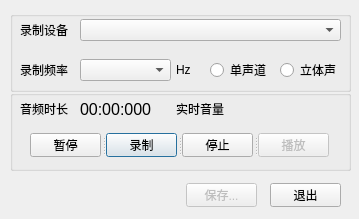
<?xml version="1.0" encoding="UTF-8"?>
<ui version="4.0">
 <class>QtAudioCaptureDlg</class>
 <widget class="QDialog" name="QtAudioCaptureDlg">
  <property name="geometry">
   <rect>
    <x>0</x>
    <y>0</y>
    <width>359</width>
    <height>219</height>
   </rect>
  </property>
  <property name="windowTitle">
   <string>录音</string>
  </property>
  <widget class="QComboBox" name="cbDeviceList">
   <property name="geometry">
    <rect>
     <x>80</x>
     <y>19</y>
     <width>261</width>
     <height>22</height>
    </rect>
   </property>
   <property name="font">
    <font/>
   </property>
  </widget>
  <widget class="QLabel" name="label">
   <property name="geometry">
    <rect>
     <x>20</x>
     <y>20</y>
     <width>60</width>
     <height>20</height>
    </rect>
   </property>
   <property name="font">
    <font/>
   </property>
   <property name="text">
    <string>录制设备</string>
   </property>
  </widget>
  <widget class="QLabel" name="label_3">
   <property name="geometry">
    <rect>
     <x>20</x>
     <y>60</y>
     <width>61</width>
     <height>20</height>
    </rect>
   </property>
   <property name="font">
    <font/>
   </property>
   <property name="text">
    <string>录制频率</string>
   </property>
  </widget>
  <widget class="QComboBox" name="cbRate">
   <property name="geometry">
    <rect>
     <x>80</x>
     <y>59</y>
     <width>91</width>
     <height>22</height>
    </rect>
   </property>
   <property name="font">
    <font/>
   </property>
  </widget>
  <widget class="QtVolumnBar" name="wgVolumn" native="true">
   <property name="geometry">
    <rect>
     <x>232</x>
     <y>102</y>
     <width>101</width>
     <height>16</height>
    </rect>
   </property>
   <property name="font">
    <font/>
   </property>
  </widget>
  <widget class="QLabel" name="lbClock">
   <property name="geometry">
    <rect>
     <x>20</x>
     <y>97</y>
     <width>51</width>
     <height>24</height>
    </rect>
   </property>
   <property name="font">
    <font/>
   </property>
   <property name="text">
    <string>音频时长</string>
   </property>
  </widget>
  <widget class="QLabel" name="label_5">
   <property name="geometry">
    <rect>
     <x>176</x>
     <y>60</y>
     <width>21</width>
     <height>20</height>
    </rect>
   </property>
   <property name="font">
    <font/>
   </property>
   <property name="text">
    <string>Hz</string>
   </property>
  </widget>
  <widget class="QLabel" name="lbTime">
   <property name="enabled">
    <bool>true</bool>
   </property>
   <property name="geometry">
    <rect>
     <x>80</x>
     <y>97</y>
     <width>81</width>
     <height>24</height>
    </rect>
   </property>
   <property name="font">
    <font>
     <pointsize>12</pointsize>
     <bold>false</bold>
    </font>
   </property>
   <property name="text">
    <string>00:00:000</string>
   </property>
  </widget>
  <widget class="QRadioButton" name="rbMono">
   <property name="geometry">
    <rect>
     <x>210</x>
     <y>60</y>
     <width>61</width>
     <height>20</height>
    </rect>
   </property>
   <property name="font">
    <font/>
   </property>
   <property name="text">
    <string>单声道</string>
   </property>
  </widget>
  <widget class="QRadioButton" name="rbStereo">
   <property name="geometry">
    <rect>
     <x>280</x>
     <y>60</y>
     <width>61</width>
     <height>20</height>
    </rect>
   </property>
   <property name="font">
    <font/>
   </property>
   <property name="text">
    <string>立体声</string>
   </property>
  </widget>
  <widget class="QLabel" name="lbVolumn">
   <property name="geometry">
    <rect>
     <x>176</x>
     <y>97</y>
     <width>51</width>
     <height>24</height>
    </rect>
   </property>
   <property name="font">
    <font/>
   </property>
   <property name="text">
    <string>实时音量</string>
   </property>
  </widget>
  <widget class="QSplitter" name="splitter">
   <property name="geometry">
    <rect>
     <x>30</x>
     <y>133</y>
     <width>300</width>
     <height>24</height>
    </rect>
   </property>
   <property name="font">
    <font/>
   </property>
   <property name="orientation">
    <enum>Qt::Horizontal</enum>
   </property>
   <property name="handleWidth">
    <number>5</number>
   </property>
   <widget class="QPushButton" name="btPause">
    <property name="font">
     <font/>
    </property>
    <property name="text">
     <string>暂停</string>
    </property>
    <property name="autoDefault">
     <bool>false</bool>
    </property>
    <property name="default">
     <bool>false</bool>
    </property>
    <property name="flat">
     <bool>false</bool>
    </property>
   </widget>
   <widget class="QPushButton" name="btStart">
    <property name="font">
     <font/>
    </property>
    <property name="text">
     <string>录制</string>
    </property>
    <property name="default">
     <bool>false</bool>
    </property>
    <property name="flat">
     <bool>false</bool>
    </property>
   </widget>
   <widget class="QPushButton" name="btStop">
    <property name="font">
     <font/>
    </property>
    <property name="text">
     <string>停止</string>
    </property>
    <property name="autoDefault">
     <bool>false</bool>
    </property>
    <property name="default">
     <bool>false</bool>
    </property>
    <property name="flat">
     <bool>false</bool>
    </property>
   </widget>
   <widget class="QPushButton" name="btPlay">
    <property name="enabled">
     <bool>false</bool>
    </property>
    <property name="font">
     <font/>
    </property>
    <property name="text">
     <string>播放</string>
    </property>
    <property name="autoDefault">
     <bool>false</bool>
    </property>
    <property name="flat">
     <bool>false</bool>
    </property>
   </widget>
  </widget>
  <widget class="QGroupBox" name="groupBox">
   <property name="enabled">
    <bool>false</bool>
   </property>
   <property name="geometry">
    <rect>
     <x>10</x>
     <y>11</y>
     <width>341</width>
     <height>81</height>
    </rect>
   </property>
   <property name="font">
    <font/>
   </property>
   <property name="title">
    <string/>
   </property>
   <property name="flat">
    <bool>false</bool>
   </property>
   <property name="checkable">
    <bool>false</bool>
   </property>
  </widget>
  <widget class="QGroupBox" name="groupBox_2">
   <property name="geometry">
    <rect>
     <x>10</x>
     <y>90</y>
     <width>341</width>
     <height>81</height>
    </rect>
   </property>
   <property name="font">
    <font/>
   </property>
   <property name="title">
    <string/>
   </property>
  </widget>
  <widget class="QtWaveBar" name="wgWave" native="true">
   <property name="geometry">
    <rect>
     <x>21</x>
     <y>176</y>
     <width>150</width>
     <height>36</height>
    </rect>
   </property>
  </widget>
  <widget class="QPushButton" name="btOk">
   <property name="enabled">
    <bool>false</bool>
   </property>
   <property name="geometry">
    <rect>
     <x>186</x>
     <y>183</y>
     <width>71</width>
     <height>24</height>
    </rect>
   </property>
   <property name="text">
    <string>保存...</string>
   </property>
  </widget>
  <widget class="QPushButton" name="btCancel">
   <property name="geometry">
    <rect>
     <x>270</x>
     <y>183</y>
     <width>71</width>
     <height>24</height>
    </rect>
   </property>
   <property name="text">
    <string>退出</string>
   </property>
  </widget>
  <zorder>groupBox_2</zorder>
  <zorder>groupBox</zorder>
  <zorder>cbDeviceList</zorder>
  <zorder>label</zorder>
  <zorder>label_3</zorder>
  <zorder>cbRate</zorder>
  <zorder>wgVolumn</zorder>
  <zorder>lbClock</zorder>
  <zorder>label_5</zorder>
  <zorder>lbTime</zorder>
  <zorder>rbMono</zorder>
  <zorder>rbStereo</zorder>
  <zorder>lbVolumn</zorder>
  <zorder>splitter</zorder>
  <zorder>wgWave</zorder>
  <zorder>btOk</zorder>
  <zorder>btCancel</zorder>
 </widget>
 <customwidgets>
  <customwidget>
   <class>QtVolumnBar</class>
   <extends>QWidget</extends>
   <header location="global">gui/QtVolumnBar.h</header>
   <container>1</container>
  </customwidget>
  <customwidget>
   <class>QtWaveBar</class>
   <extends>QWidget</extends>
   <header location="global">gui/QtWaveBar.h</header>
   <container>1</container>
  </customwidget>
 </customwidgets>
 <resources>
  <include location="../resource/DataVis.qrc"/>
 </resources>
 <connections/>
</ui>
